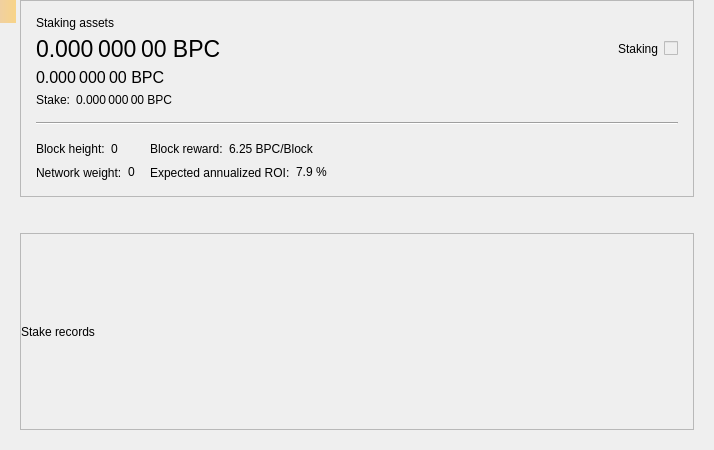
<?xml version="1.0" encoding="UTF-8"?>
<ui version="4.0">
 <class>StakePage</class>
 <widget class="QWidget" name="StakePage">
  <property name="geometry">
   <rect>
    <x>0</x>
    <y>0</y>
    <width>714</width>
    <height>450</height>
   </rect>
  </property>
  <property name="windowTitle">
   <string>Form</string>
  </property>
  <layout class="QVBoxLayout" name="verticalLayout_3">
   <property name="leftMargin">
    <number>20</number>
   </property>
   <property name="topMargin">
    <number>0</number>
   </property>
   <property name="rightMargin">
    <number>20</number>
   </property>
   <property name="bottomMargin">
    <number>20</number>
   </property>
   <item>
    <widget class="QFrame" name="frameStakeInfo">
     <property name="frameShape">
      <enum>QFrame::StyledPanel</enum>
     </property>
     <property name="frameShadow">
      <enum>QFrame::Raised</enum>
     </property>
     <layout class="QVBoxLayout" name="verticalLayout">
      <property name="spacing">
       <number>15</number>
      </property>
      <property name="leftMargin">
       <number>15</number>
      </property>
      <property name="topMargin">
       <number>15</number>
      </property>
      <property name="rightMargin">
       <number>15</number>
      </property>
      <property name="bottomMargin">
       <number>15</number>
      </property>
      <item>
       <layout class="QGridLayout" name="gridLayout_2">
        <property name="spacing">
         <number>6</number>
        </property>
        <item row="1" column="0">
         <widget class="QLabel" name="labelAssets">
          <property name="font">
           <font>
            <pointsize>17</pointsize>
           </font>
          </property>
          <property name="cursor">
           <cursorShape>IBeamCursor</cursorShape>
          </property>
          <property name="toolTip">
           <string>Your current spendable balance</string>
          </property>
          <property name="text">
           <string notr="true">0.000 000 00 BPC</string>
          </property>
          <property name="alignment">
           <set>Qt::AlignLeading|Qt::AlignLeft|Qt::AlignVCenter</set>
          </property>
          <property name="textInteractionFlags">
           <set>Qt::LinksAccessibleByMouse|Qt::TextSelectableByMouse</set>
          </property>
         </widget>
        </item>
        <item row="2" column="0">
         <widget class="QLabel" name="labelAssetsImmature">
          <property name="font">
           <font>
            <pointsize>12</pointsize>
           </font>
          </property>
          <property name="cursor">
           <cursorShape>IBeamCursor</cursorShape>
          </property>
          <property name="toolTip">
           <string>Your immature balance</string>
          </property>
          <property name="text">
           <string notr="true">0.000 000 00 BPC</string>
          </property>
          <property name="alignment">
           <set>Qt::AlignLeading|Qt::AlignLeft|Qt::AlignVCenter</set>
          </property>
          <property name="textInteractionFlags">
           <set>Qt::LinksAccessibleByMouse|Qt::TextSelectableByMouse</set>
          </property>
         </widget>
        </item>
        <item row="0" column="0">
         <widget class="QLabel" name="labelAssetsText">
          <property name="text">
           <string>Staking assets</string>
          </property>
          <property name="alignment">
           <set>Qt::AlignLeading|Qt::AlignLeft|Qt::AlignVCenter</set>
          </property>
         </widget>
        </item>
        <item row="1" column="2">
         <spacer name="horizontalSpacer_2">
          <property name="orientation">
           <enum>Qt::Horizontal</enum>
          </property>
          <property name="sizeHint" stdset="0">
           <size>
            <width>40</width>
            <height>20</height>
           </size>
          </property>
         </spacer>
        </item>
        <item row="4" column="0">
         <layout class="QHBoxLayout" name="horizontalLayout_5">
          <property name="spacing">
           <number>6</number>
          </property>
          <item>
           <widget class="QLabel" name="labelStakeText">
            <property name="sizePolicy">
             <sizepolicy hsizetype="Maximum" vsizetype="Preferred">
              <horstretch>0</horstretch>
              <verstretch>0</verstretch>
             </sizepolicy>
            </property>
            <property name="text">
             <string>Stake:</string>
            </property>
            <property name="alignment">
             <set>Qt::AlignLeading|Qt::AlignLeft|Qt::AlignVCenter</set>
            </property>
           </widget>
          </item>
          <item>
           <widget class="QLabel" name="labelStake">
            <property name="text">
             <string>0.000 000 00 BPC</string>
            </property>
            <property name="alignment">
             <set>Qt::AlignLeading|Qt::AlignLeft|Qt::AlignVCenter</set>
            </property>
            <property name="textInteractionFlags">
             <set>Qt::LinksAccessibleByMouse|Qt::TextSelectableByMouse</set>
            </property>
           </widget>
          </item>
          <item>
           <spacer name="horizontalSpacer_3">
            <property name="orientation">
             <enum>Qt::Horizontal</enum>
            </property>
            <property name="sizeType">
             <enum>QSizePolicy::Minimum</enum>
            </property>
            <property name="sizeHint" stdset="0">
             <size>
              <width>0</width>
              <height>0</height>
             </size>
            </property>
           </spacer>
          </item>
         </layout>
        </item>
        <item row="1" column="4">
         <widget class="QLabel" name="labelStaking">
          <property name="text">
           <string>Staking</string>
          </property>
         </widget>
        </item>
        <item row="1" column="5">
         <widget class="QSwitchControl" name="checkStake">
          <property name="enabled">
           <bool>false</bool>
          </property>
         </widget>
        </item>
       </layout>
      </item>
      <item>
       <widget class="Line" name="hLine">
        <property name="orientation">
         <enum>Qt::Horizontal</enum>
        </property>
       </widget>
      </item>
      <item>
       <layout class="QGridLayout" name="gridLayout">
        <property name="verticalSpacing">
         <number>6</number>
        </property>
        <item row="0" column="0">
         <layout class="QHBoxLayout" name="horizontalLayout">
          <property name="spacing">
           <number>6</number>
          </property>
          <item>
           <widget class="QLabel" name="labelHeightText">
            <property name="sizePolicy">
             <sizepolicy hsizetype="Maximum" vsizetype="Preferred">
              <horstretch>0</horstretch>
              <verstretch>0</verstretch>
             </sizepolicy>
            </property>
            <property name="text">
             <string>Block height:</string>
            </property>
            <property name="alignment">
             <set>Qt::AlignLeading|Qt::AlignLeft|Qt::AlignVCenter</set>
            </property>
           </widget>
          </item>
          <item>
           <widget class="QLabel" name="labelHeight">
            <property name="text">
             <string>0</string>
            </property>
            <property name="alignment">
             <set>Qt::AlignLeading|Qt::AlignLeft|Qt::AlignVCenter</set>
            </property>
            <property name="textInteractionFlags">
             <set>Qt::LinksAccessibleByMouse|Qt::TextSelectableByMouse</set>
            </property>
           </widget>
          </item>
          <item>
           <spacer name="horizontalSpacer_4">
            <property name="orientation">
             <enum>Qt::Horizontal</enum>
            </property>
            <property name="sizeType">
             <enum>QSizePolicy::Minimum</enum>
            </property>
            <property name="sizeHint" stdset="0">
             <size>
              <width>0</width>
              <height>0</height>
             </size>
            </property>
           </spacer>
          </item>
         </layout>
        </item>
        <item row="0" column="1">
         <layout class="QHBoxLayout" name="horizontalLayout_3">
          <property name="spacing">
           <number>6</number>
          </property>
          <item>
           <widget class="QLabel" name="labelRewardText">
            <property name="sizePolicy">
             <sizepolicy hsizetype="Maximum" vsizetype="Preferred">
              <horstretch>0</horstretch>
              <verstretch>0</verstretch>
             </sizepolicy>
            </property>
            <property name="text">
             <string>Block reward:</string>
            </property>
            <property name="alignment">
             <set>Qt::AlignLeading|Qt::AlignLeft|Qt::AlignVCenter</set>
            </property>
           </widget>
          </item>
          <item>
           <widget class="QLabel" name="labelReward">
            <property name="text">
             <string>6.25 BPC/Block</string>
            </property>
            <property name="alignment">
             <set>Qt::AlignLeading|Qt::AlignLeft|Qt::AlignVCenter</set>
            </property>
            <property name="textInteractionFlags">
             <set>Qt::LinksAccessibleByMouse|Qt::TextSelectableByMouse</set>
            </property>
           </widget>
          </item>
          <item>
           <spacer name="horizontalSpacer_6">
            <property name="orientation">
             <enum>Qt::Horizontal</enum>
            </property>
            <property name="sizeType">
             <enum>QSizePolicy::Minimum</enum>
            </property>
            <property name="sizeHint" stdset="0">
             <size>
              <width>0</width>
              <height>0</height>
             </size>
            </property>
           </spacer>
          </item>
         </layout>
        </item>
        <item row="0" column="2" rowspan="2">
         <spacer name="horizontalSpacer">
          <property name="orientation">
           <enum>Qt::Horizontal</enum>
          </property>
          <property name="sizeHint" stdset="0">
           <size>
            <width>40</width>
            <height>20</height>
           </size>
          </property>
         </spacer>
        </item>
        <item row="1" column="0">
         <layout class="QHBoxLayout" name="horizontalLayout_2">
          <property name="spacing">
           <number>6</number>
          </property>
          <item>
           <widget class="QLabel" name="labelWeightText">
            <property name="sizePolicy">
             <sizepolicy hsizetype="Maximum" vsizetype="Preferred">
              <horstretch>0</horstretch>
              <verstretch>0</verstretch>
             </sizepolicy>
            </property>
            <property name="text">
             <string>Network weight:</string>
            </property>
            <property name="alignment">
             <set>Qt::AlignLeading|Qt::AlignLeft|Qt::AlignVCenter</set>
            </property>
           </widget>
          </item>
          <item>
           <widget class="QLabel" name="labelWeight">
            <property name="text">
             <string>0</string>
            </property>
            <property name="alignment">
             <set>Qt::AlignLeading|Qt::AlignLeft|Qt::AlignVCenter</set>
            </property>
            <property name="textInteractionFlags">
             <set>Qt::LinksAccessibleByMouse|Qt::TextSelectableByMouse</set>
            </property>
           </widget>
          </item>
          <item>
           <spacer name="horizontalSpacer_5">
            <property name="orientation">
             <enum>Qt::Horizontal</enum>
            </property>
            <property name="sizeType">
             <enum>QSizePolicy::Minimum</enum>
            </property>
            <property name="sizeHint" stdset="0">
             <size>
              <width>0</width>
              <height>0</height>
             </size>
            </property>
           </spacer>
          </item>
         </layout>
        </item>
        <item row="1" column="1">
         <layout class="QHBoxLayout" name="horizontalLayout_4">
          <property name="spacing">
           <number>6</number>
          </property>
          <item>
           <widget class="QLabel" name="labelROIText">
            <property name="sizePolicy">
             <sizepolicy hsizetype="Maximum" vsizetype="Preferred">
              <horstretch>0</horstretch>
              <verstretch>0</verstretch>
             </sizepolicy>
            </property>
            <property name="text">
             <string>Expected annualized ROI:</string>
            </property>
            <property name="alignment">
             <set>Qt::AlignLeading|Qt::AlignLeft|Qt::AlignVCenter</set>
            </property>
           </widget>
          </item>
          <item>
           <widget class="QLabel" name="labelROI">
            <property name="text">
             <string>7.9 %</string>
            </property>
            <property name="alignment">
             <set>Qt::AlignLeading|Qt::AlignLeft|Qt::AlignVCenter</set>
            </property>
            <property name="textInteractionFlags">
             <set>Qt::LinksAccessibleByMouse|Qt::TextSelectableByMouse</set>
            </property>
           </widget>
          </item>
          <item>
           <spacer name="horizontalSpacer_7">
            <property name="orientation">
             <enum>Qt::Horizontal</enum>
            </property>
            <property name="sizeType">
             <enum>QSizePolicy::Minimum</enum>
            </property>
            <property name="sizeHint" stdset="0">
             <size>
              <width>0</width>
              <height>0</height>
             </size>
            </property>
           </spacer>
          </item>
         </layout>
        </item>
       </layout>
      </item>
     </layout>
    </widget>
   </item>
   <item>
    <spacer name="verticalSpacer">
     <property name="orientation">
      <enum>Qt::Vertical</enum>
     </property>
     <property name="sizeType">
      <enum>QSizePolicy::Fixed</enum>
     </property>
     <property name="sizeHint" stdset="0">
      <size>
       <width>20</width>
       <height>30</height>
      </size>
     </property>
    </spacer>
   </item>
   <item>
    <widget class="QFrame" name="frameStakeRecords">
     <property name="frameShape">
      <enum>QFrame::StyledPanel</enum>
     </property>
     <property name="frameShadow">
      <enum>QFrame::Raised</enum>
     </property>
     <layout class="QVBoxLayout" name="verticalLayout_2">
      <property name="leftMargin">
       <number>0</number>
      </property>
      <property name="topMargin">
       <number>0</number>
      </property>
      <property name="rightMargin">
       <number>0</number>
      </property>
      <property name="bottomMargin">
       <number>0</number>
      </property>
      <item>
       <widget class="QLabel" name="labelRecordsText">
        <property name="text">
         <string>Stake records</string>
        </property>
       </widget>
      </item>
     </layout>
    </widget>
   </item>
  </layout>
  <widget class="QLabel" name="labelAlerts">
   <property name="geometry">
    <rect>
     <x>0</x>
     <y>0</y>
     <width>16</width>
     <height>23</height>
    </rect>
   </property>
   <property name="visible">
    <bool>false</bool>
   </property>
   <property name="styleSheet">
    <string notr="true">QLabel { background-color: qlineargradient(x1: 0, y1: 0, x2: 1, y2: 0, stop:0 #F0D0A0, stop:1 #F8D488); color:#000000; }</string>
   </property>
   <property name="wordWrap">
    <bool>true</bool>
   </property>
   <property name="margin">
    <number>3</number>
   </property>
   <property name="textInteractionFlags">
    <set>Qt::TextSelectableByMouse</set>
   </property>
  </widget>
 </widget>
 <customwidgets>
  <customwidget>
   <class>QSwitchControl</class>
   <extends>QCheckBox</extends>
   <header>qt/qswitchcontrol.h</header>
  </customwidget>
 </customwidgets>
 <resources/>
 <connections/>
</ui>
